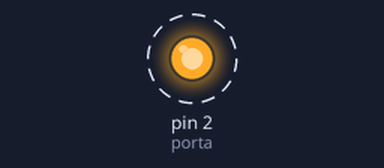
Simulated run of this sketch. Board: Arduino Uno, built with avr-gcc and run on an emulated ATmega328P. Shown: output pins drawn as LEDs (lit = HIGH). Dashed ring = blinking.

Above: at 0.05 s.
Timing chart, 0 to 3.0 s (numbered marks = the images above):
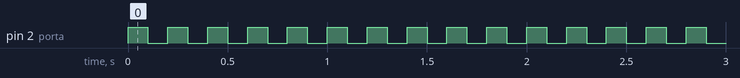

The sketch:

Aula3.ino
```cpp
//criacao de variaveis
int porta=2;//[variavel global]qual porta foi usada

void setup() {
  pinMode(porta, OUTPUT);

}


void loop() {
  digitalWrite(porta, HIGH);
  delay(100);
  digitalWrite(porta, LOW);
  delay(100);


}
```

Measured:
- by itself, pin 2 (porta): alternates HIGH for 0.10 s and LOW for 0.10 s
